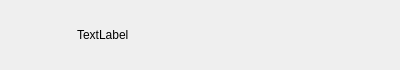
<?xml version="1.0" encoding="UTF-8"?>
<ui version="4.0">
 <class>ConUserItem</class>
 <widget class="QWidget" name="ConUserItem">
  <property name="geometry">
   <rect>
    <x>0</x>
    <y>0</y>
    <width>400</width>
    <height>70</height>
   </rect>
  </property>
  <property name="minimumSize">
   <size>
    <width>0</width>
    <height>70</height>
   </size>
  </property>
  <property name="maximumSize">
   <size>
    <width>16777215</width>
    <height>70</height>
   </size>
  </property>
  <property name="windowTitle">
   <string>Form</string>
  </property>
  <layout class="QHBoxLayout" name="horizontalLayout">
   <property name="topMargin">
    <number>2</number>
   </property>
   <property name="bottomMargin">
    <number>2</number>
   </property>
   <item>
    <widget class="QWidget" name="widget" native="true">
     <property name="minimumSize">
      <size>
       <width>60</width>
       <height>60</height>
      </size>
     </property>
     <property name="maximumSize">
      <size>
       <width>60</width>
       <height>60</height>
      </size>
     </property>
     <widget class="QLabel" name="icon_lb">
      <property name="geometry">
       <rect>
        <x>0</x>
        <y>10</y>
        <width>45</width>
        <height>45</height>
       </rect>
      </property>
      <property name="minimumSize">
       <size>
        <width>45</width>
        <height>45</height>
       </size>
      </property>
      <property name="maximumSize">
       <size>
        <width>45</width>
        <height>45</height>
       </size>
      </property>
      <property name="text">
       <string/>
      </property>
     </widget>
     <widget class="QLabel" name="red_point">
      <property name="geometry">
       <rect>
        <x>27</x>
        <y>2</y>
        <width>30</width>
        <height>30</height>
       </rect>
      </property>
      <property name="minimumSize">
       <size>
        <width>30</width>
        <height>30</height>
       </size>
      </property>
      <property name="maximumSize">
       <size>
        <width>30</width>
        <height>30</height>
       </size>
      </property>
      <property name="text">
       <string/>
      </property>
     </widget>
    </widget>
   </item>
   <item>
    <widget class="QLabel" name="user_name_lb">
     <property name="text">
      <string>TextLabel</string>
     </property>
    </widget>
   </item>
  </layout>
 </widget>
 <resources/>
 <connections/>
</ui>
